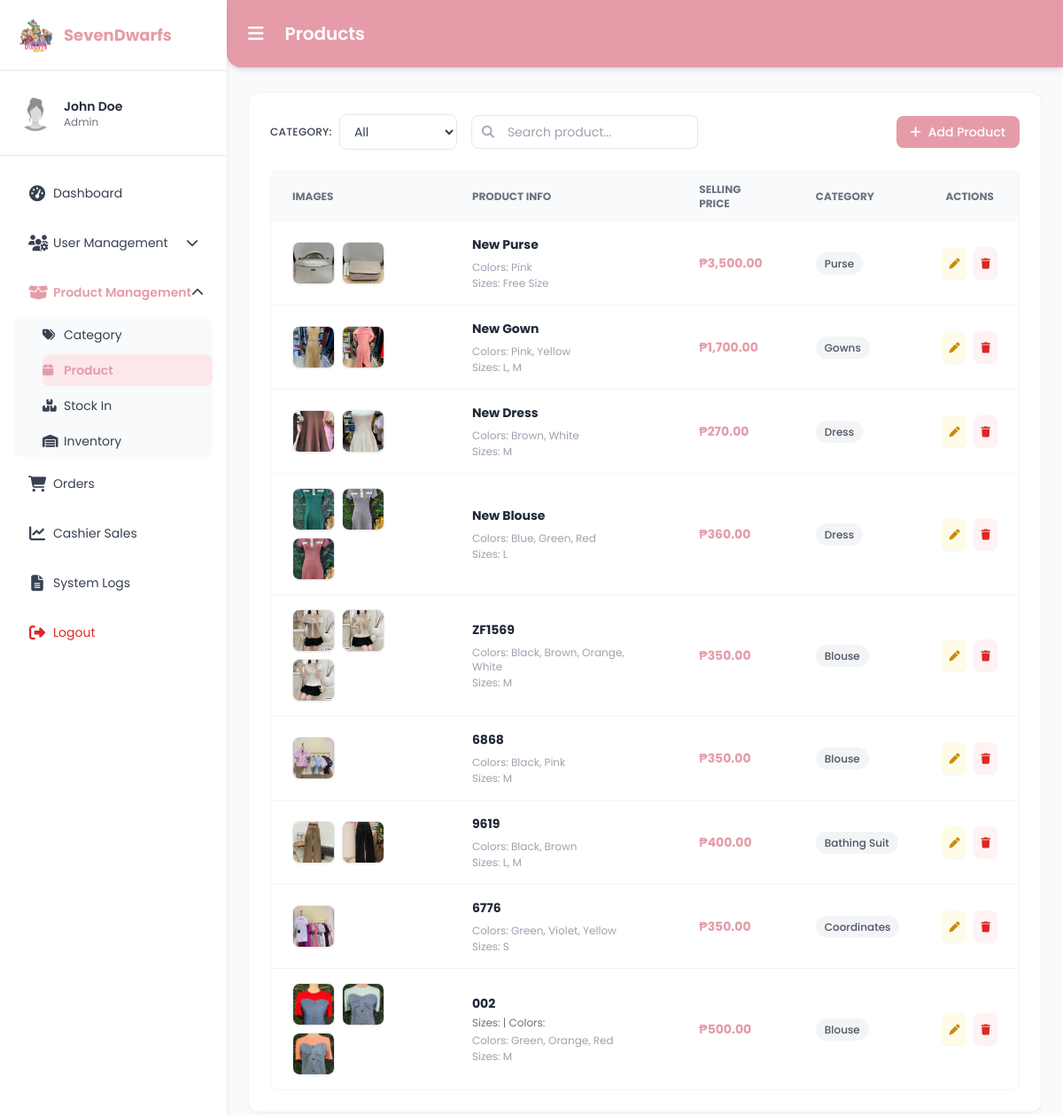
Screenshot of /products.php (signed in) with the database file from the repository.
### tables this page shows
CREATE TABLE `roles` (
  `role_id` int(11) NOT NULL,
  `role_name` varchar(50) NOT NULL
);

CREATE TABLE `products` (
  `product_id` int(11) NOT NULL,
  `product_name` varchar(255) DEFAULT NULL,
  `description` text DEFAULT NULL,
  `price_id` int(11) DEFAULT NULL,
  `stocks` int(11) DEFAULT NULL,
  `category_id` int(11) DEFAULT NULL,
  `image_url` text DEFAULT NULL,
  `created_at` timestamp NOT NULL DEFAULT current_timestamp(),
  `supplier_id` int(11) DEFAULT NULL,
  `supplier_price` decimal(10,2) NOT NULL,
  `revenue` decimal(10,2) GENERATED ALWAYS AS (`price_id` - `supplier_price`) STORED,
  `sizes` varchar(255) DEFAULT NULL,
  `colors` varchar(255) DEFAULT NULL
);

CREATE TABLE `categories` (
  `category_id` int(11) NOT NULL,
  `category_code` varchar(10) DEFAULT NULL,
  `category_name` varchar(100) NOT NULL
);

### products.php (the view, shortened to what this page needs)
<?php
require 'conn.php';
$admin_id   = $_SESSION['admin_id'] ?? null;
$admin_name = "Admin";
$admin_role = "Admin";
if ($admin_id) {
    $query = "
        SELECT CONCAT(first_name, ' ', last_name) AS full_name, r.role_name
        FROM adminusers a
        LEFT JOIN roles r ON a.role_id = r.role_id
        WHERE a.admin_id = ?
    ";
    $adminStmt = $conn->prepare($query);
    $adminStmt->bind_param("i", $admin_id);
    $adminStmt->execute();
    $result = $adminStmt->get_result();
    if ($row = $result->fetch_assoc()) {
        $admin_name = $row['full_name'];
        $admin_role = $row['role_name'] ?? 'Admin';
    }
}
$sql = "
    SELECT
        p.product_id,
        p.product_name,
        p.description,
        p.price_id,        -- Selling Price
        p.image_url,
        c.category_name,
        GROUP_CONCAT(DISTINCT col.color ORDER BY col.color SEPARATOR ', ') AS colors,
        GROUP_CONCAT(DISTINCT sz.size ORDER BY sz.size SEPARATOR ', ') AS sizes
    FROM products p
    LEFT JOIN categories c ON p.category_id = c.category_id
    LEFT JOIN stock st ON p.product_id = st.product_id
    LEFT JOIN colors col ON st.color_id = col.color_id
    LEFT JOIN sizes sz ON st.size_id = sz.size_id
";
$sql .= " GROUP BY p.product_id ORDER BY p.product_id DESC";
$stmt = $conn->prepare($sql);
$stmt->execute();
$result = $stmt->get_result();
$products = [];
while ($row = $result->fetch_assoc()) {
    $imageList = [];
    $raw = trim($row['image_url'] ?? '');
    if ($raw && str_starts_with($raw, '[')) {
        $decoded = json_decode($raw, true);
        if (is_array($decoded)) $imageList = $decoded;
    } elseif ($raw) {
        $imageList = array_filter(array_map('trim', explode(',', $raw)));
    }
    $displayImages = [];
    if (!empty($imageList)) {
        foreach ($imageList as $img) {
            $img = trim($img);
            $displayImages[] = htmlspecialchars($img);
        }
    } else {
        $displayImages[] = 'uploads/products/default.png';
    }
    $row['display_images'] = $displayImages;
    $products[] = $row;
}
?>
<!DOCTYPE html>
<html lang="en">
<head>
  <script src="https://cdn.tailwindcss.com"></script>
  <link rel="stylesheet" href="https://unpkg.com/nprogress@0.2.0/nprogress.css" />
  <link href="https://cdnjs.cloudflare.com/ajax/libs/font-awesome/6.4.0/css/all.min.css" rel="stylesheet" />
</head>
<body class="text-sm animate-fade-in">
<div class="flex min-h-screen"
     x-data="{
        sidebarOpen: localStorage.getItem('sidebarOpen') === 'false' ? false : true,
        userMenu: false,
        productMenu: true
     }"
     x-init="$watch('sidebarOpen', val => localStorage.setItem('sidebarOpen', val))">
  <aside
    class="bg-white shadow-md fixed top-0 left-0 h-screen z-30 transition-all duration-300 ease-in-out no-scrollbar overflow-y-auto overflow-x-hidden"
    :class="sidebarOpen ? 'w-64' : 'w-20'"
  >
    <div class="p-5 border-b flex items-center h-20 transition-all duration-300" :class="sidebarOpen ? 'space-x-3' : 'justify-center pl-0'">
        <img src="logo2.png" alt="Logo" class="rounded-full w-10 h-10 flex-shrink-0" />
        <h2 class="text-lg font-bold text-[var(--rose)] whitespace-nowrap overflow-hidden transition-all duration-300"
            x-show="sidebarOpen" x-transition.opacity>SevenDwarfs</h2>
    </div>
    <div class="p-5 border-b flex items-center h-24 transition-all duration-300" :class="sidebarOpen ? 'space-x-3' : 'justify-center pl-0'">
      <img src="newID.jpg" alt="Admin" class="rounded-full w-10 h-10 flex-shrink-0" />
      <div x-show="sidebarOpen" x-transition.opacity class="whitespace-nowrap overflow-hidden">
        <p class="font-semibold text-gray-800"><?= htmlspecialchars($admin_name); ?></p>
        <p class="text-xs text-gray-500"><?= htmlspecialchars($admin_role); ?></p>
      </div>
    </div>
    <nav class="p-4 space-y-1">
      <a href="dashboard.php" class="block px-4 py-3 hover:bg-gray-100 rounded-md transition-all duration-300 flex items-center" :class="sidebarOpen ? 'space-x-2' : 'justify-center px-0'">
        <i class="fas fa-tachometer-alt w-5 text-center text-lg"></i>
        <span x-show="sidebarOpen" class="whitespace-nowrap">Dashboard</span>
      </a>
      <div>
        <button @click="userMenu = !userMenu" class="w-full text-left px-4 py-3 flex items-center hover:bg-gray-100 rounded-md transition-all duration-300" :class="sidebarOpen ? 'justify-between' : 'justify-center px-0'">
          <div class="flex items-center" :class="sidebarOpen ? 'space-x-2' : ''">
            <i class="fas fa-users-cog w-5 text-center text-lg"></i>
            <span x-show="sidebarOpen" class="whitespace-nowrap">User Management</span>
          </div>
          <i x-show="sidebarOpen" class="fas fa-chevron-down transition-transform duration-200" :class="{ 'rotate-180': userMenu }"></i>
        </button>
      </div>
      <div>
        <button @click="productMenu = !productMenu" class="w-full text-left px-4 py-3 flex items-center hover:bg-gray-100 rounded-md transition-all duration-300" :class="sidebarOpen ? 'justify-between' : 'justify-center px-0'">
          <div class="flex items-center" :class="sidebarOpen ? 'space-x-2' : ''">
            <i class="fas fa-box-open w-5 text-center text-lg text-[var(--rose)]"></i>
            <span x-show="sidebarOpen" class="whitespace-nowrap text-[var(--rose)] font-semibold">Product Management</span>
          </div>
          <i x-show="sidebarOpen" class="fas fa-chevron-down transition-transform duration-200" :class="{ 'rotate-180': productMenu }"></i>
        </button>
        <ul x-show="productMenu" class="text-sm text-gray-700 space-y-1 mt-1 bg-gray-50 rounded-md overflow-hidden" :class="sidebarOpen ? 'pl-8' : 'pl-0 text-center'">
          <li>
            <a href="categories.php" class="block py-2 hover:text-[var(--rose)] flex items-center" :class="sidebarOpen ? '' : 'justify-center'" title="Category">
              <i class="fas fa-tags w-4 mr-2" :class="sidebarOpen ? '' : 'mr-0 text-md'"></i>
              <span x-show="sidebarOpen">Category</span>
            </a>
          </li>
          <li>
            <a href="products.php" class="block py-2 active flex items-center" :class="sidebarOpen ? '' : 'justify-center'" title="Product">
              <i class="fas fa-box w-4 mr-2" :class="sidebarOpen ? '' : 'mr-0 text-md'"></i>
              <span x-show="sidebarOpen">Product</span>
            </a>
          </li>
          <li>
            <a href="stock_management.php" class="block py-2 hover:text-[var(--rose)] flex items-center" :class="sidebarOpen ? '' : 'justify-center'" title="Stock">
              <i class="fas fa-boxes w-4 mr-2" :class="sidebarOpen ? '' : 'mr-0 text-md'"></i>
              <span x-show="sidebarOpen">Stock In</span>
            </a>
          </li>
          <li>
            <a href="inventory.php" class="block py-2 hover:text-[var(--rose)] flex items-center" :class="sidebarOpen ? '' : 'justify-center'" title="Inventory">
              <i class="fas fa-warehouse w-4 mr-2" :class="sidebarOpen ? '' : 'mr-0 text-md'"></i>
              <span x-show="sidebarOpen">Inventory</span>
            </a>
          </li>
        </ul>
      </div>
      <a href="orders.php" class="block px-4 py-3 hover:bg-gray-100 rounded-md transition-all duration-300 flex items-center" :class="sidebarOpen ? 'space-x-2' : 'justify-center px-0'">
        <i class="fas fa-shopping-cart w-5 text-center text-lg"></i>
        <span x-show="sidebarOpen" class="whitespace-nowrap">Orders</span>
      </a>
      <a href="cashier_sales_report.php" class="block px-4 py-3 hover:bg-gray-100 rounded-md transition-all duration-300 flex items-center" :class="sidebarOpen ? 'space-x-2' : 'justify-center px-0'">
        <i class="fas fa-chart-line w-5 text-center text-lg"></i>
        <span x-show="sidebarOpen" class="whitespace-nowrap">Cashier Sales</span>
      </a>
      <a href="system_logs.php" class="block px-4 py-3 hover:bg-gray-100 rounded-md transition-all duration-300 flex items-center" :class="sidebarOpen ? 'space-x-2' : 'justify-center px-0'">
        <i class="fas fa-file-alt w-5 text-center text-lg"></i>
        <span x-show="sidebarOpen" class="whitespace-nowrap">System Logs</span>
      </a>
      <a href="logout.php" class="block px-4 py-3 text-red-600 hover:bg-red-50 rounded-md transition-all duration-300 flex items-center" :class="sidebarOpen ? 'space-x-2' : 'justify-center px-0'">
        <i class="fas fa-sign-out-alt w-5 text-center text-lg"></i>
        <span x-show="sidebarOpen" class="whitespace-nowrap">Logout</span>
      </a>
    </nav>
  </aside>
  <main class="flex-1 flex flex-col pt-20 bg-gray-50 transition-all duration-300 ease-in-out"
        :class="sidebarOpen ? 'ml-64' : 'ml-20'">
    <header class="bg-[var(--rose)] text-white p-4 flex justify-between items-center shadow-md rounded-bl-2xl fixed top-0 right-0 z-20 transition-all duration-300 ease-in-out"
            :class="sidebarOpen ? 'left-64' : 'left-20'">
      <div class="flex items-center gap-4">
          <button @click="sidebarOpen = !sidebarOpen" class="text-white hover:bg-white/20 p-2 rounded-full transition focus:outline-none">
             <i class="fas fa-bars text-xl"></i>
          </button>
          <h1 class="text-xl font-semibold">Products</h1>
      </div>
    </header>
    <section class="p-6">
        <div class="bg-white rounded-xl shadow-sm border border-gray-100 p-6 space-y-6">
            <div class="flex flex-wrap justify-between items-center gap-4">
                <div class="flex gap-4 items-center flex-wrap">
                    <form method="GET" id="categoryForm" class="flex items-center gap-2">
                      <label class="text-gray-700 font-medium text-xs uppercase tracking-wide">Category:</label>
                      <select name="category" onchange="document.getElementById('categoryForm').submit()"
                        class="px-3 py-2 border rounded-lg text-sm focus:outline-none focus:ring-2 focus:ring-[var(--rose)] cursor-pointer bg-white">
                        <option value="all">All</option>
                      </select>
                    </form>
                    <div class="flex items-center relative">
                      <i class="fas fa-search absolute left-3 text-gray-400"></i>
                      <input type="text" id="searchBox" placeholder="Search product..." class="pl-10 pr-4 py-2 border rounded-lg w-64 text-sm focus:outline-none focus:ring-2 focus:ring-[var(--rose)]">
                    </div>
                </div>
                <a href="add_product.php"
                   class="bg-[var(--rose)] hover:bg-[var(--rose-hover)] text-white text-sm font-medium rounded-lg px-4 py-2 shadow-sm transition flex items-center gap-2">
                  <i class="fas fa-plus"></i> Add Product
                </a>
            </div>
            <div class="overflow-x-auto rounded-lg border border-gray-100">
                <table class="w-full text-left text-sm text-gray-600">
                    <thead class="bg-gray-50 text-gray-500 uppercase font-bold text-xs">
                        <tr>
                            <th class="px-6 py-3">Images</th>
                            <th class="px-6 py-3">Product Info</th>
                            <th class="px-6 py-3">Selling Price</th>
                            <th class="px-6 py-3">Category</th>
                            <th class="px-6 py-3 text-center">Actions</th>
                        </tr>
                    </thead>
                    <tbody class="divide-y divide-gray-100 text-gray-700">
                        <?php if (!empty($products)): ?>
                          <?php foreach ($products as $product): ?>
                            <tr class="hover:bg-gray-50 transition">
                              <td class="px-6 py-4">
                                <div class="flex flex-wrap gap-2" x-data="{ open: false, imageSrc: '' }">
                                  <?php foreach ($product['display_images'] as $img): ?>
                                    <img src="<?= $img ?>"
                                         class="w-12 h-12 rounded-lg border shadow-sm object-cover cursor-pointer hover:scale-105 transition-transform duration-200"
                                         @click="imageSrc = '<?= $img ?>'; open = true"
                                         onerror="this.src='uploads/products/default.png';">
                                  <?php endforeach; ?>
                                </div>
                              </td>
                              <td class="px-6 py-4">
                                <p class="font-bold text-gray-800"><?= htmlspecialchars($product['product_name']); ?></p>
                                <p class="text-xs text-gray-500 truncate w-48 mt-1"><?= htmlspecialchars($product['description']); ?></p>
                                <div class="text-xs text-gray-400 mt-1 flex flex-col gap-0.5">
                                   <span>Colors: <?= $product['colors'] ?: 'None'; ?></span>
                                   <span>Sizes: <?= $product['sizes'] ?: 'None'; ?></span>
                                </div>
                              </td>
                              <td class="px-6 py-4 font-bold text-[var(--rose)]">
                                ₱<?= number_format($product['price_id'], 2); ?>
                              </td>
                              <td class="px-6 py-4">
                                  <span class="bg-gray-100 text-gray-600 px-2.5 py-1 rounded-full text-xs font-medium">
                                      <?= htmlspecialchars($product['category_name']); ?>
                                  </span>
                              </td>
                              <td class="px-6 py-4">
                                <div class="flex items-center justify-center gap-2">
                                  <a href="edit_product.php?id=<?= $product['product_id']; ?>"
                                     class="text-yellow-600 bg-yellow-50 hover:bg-yellow-100 p-2 rounded-lg transition shadow-sm"
                                     title="Edit">
                                    <i class="fas fa-pen text-xs"></i>
                                  </a>
                                  <a href="delete_product.php?id=<?= $product['product_id']; ?>"
                                     onclick="return confirm('Are you sure you want to delete this product?')"
                                     class="text-red-600 bg-red-50 hover:bg-red-100 p-2 rounded-lg transition shadow-sm"
                                     title="Delete">
                                    <i class="fas fa-trash text-xs"></i>
                                  </a>
                                </div>
                              </td>
                            </tr>
                          <?php endforeach; ?>
                        <?php else: ?>
                          <tr><td colspan="5" class="text-center text-gray-500 py-10">No products found.</td></tr>
                        <?php endif; ?>
                    </tbody>
                </table>
            </div>
        </div>
    </section>
  </main>
</div>
</body>
</html>

### products.php (style rules this page uses)
:root { --rose: #e59ca8; --rose-hover: #d27b8c; }
body { font-family: 'Poppins', sans-serif; background-color: #f9fafb; color: #374151; }
.active { background-color: #fce8eb; color: var(--rose); font-weight: 600; border-radius: 0.5rem; }
.no-scrollbar { -ms-overflow-style: none; scrollbar-width: none; }
.animate-fade-in { animation: fadeInSlide 0.4s ease-out; }

### rows the page displays
roles: role_name "Admin"
products: product_name "New Purse", colors "Pink", sizes "Free Size", price "3,500.00", category.category_name "Purse"
products: product_name "New Gown", colors "Pink, Yellow", sizes "L, M", price "1,700.00", category.category_name "Gowns"
products: product_name "New Dress", colors "Brown, White", sizes "M", price "270.00", category.category_name "Dress"
products: product_name "New Blouse", colors "Blue, Green, Red", sizes "L", price "360.00", category.category_name "Dress"
products: product_name "ZF1569", colors "Black, Brown, Orange, White", sizes "M", price "350.00", category.category_name "Blouse"
products: product_name "6868", colors "Black, Pink", sizes "M", price "350.00", category.category_name "Blouse"
products: product_name "9619", colors "Black, Brown", sizes "L, M", price "400.00", category.category_name "Bathing Suit"
products: product_name "6776", colors "Green, Violet, Yellow", sizes "S", price "350.00", category.category_name "Coordinates"
products: product_name "002", description "Sizes: | Colors:", colors "Green, Orange, Red", sizes "M", price "500.00", category.category_name "Blouse"

### other values shown
$admin_name "John Doe"
